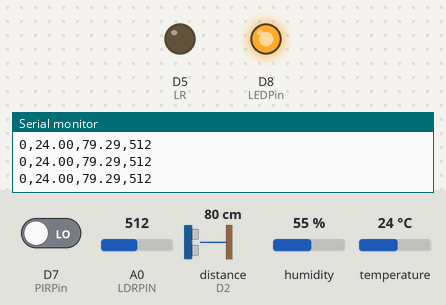
A sketch run on a simulated ESP8266 (NodeMCU). On the bench: output pins drawn as LEDs (lit = HIGH), the last lines printed to the serial monitor. Wiring (inferred from the names in the program): ultrasonic range finder: trigger D3; echo D2. Inputs (shaded band) come from the test bench; at power-on: distance to the obstacle (sensor on D2) 80 cm, D7 (PIRPin) LOW, A0 (LDRPIN) = 512, humidity 55 %, temperature 24 °C. The echo pulse lasts 58.3 µs per cm; pins used as bus, display or sensor lines are not drawn.

Above: at 1.2 s.
1.3 s: distance to the obstacle (sensor on D2) set to 12 cm
2.8 s: distance to the obstacle (sensor on D2) set to 9 cm
At 3.8 s:
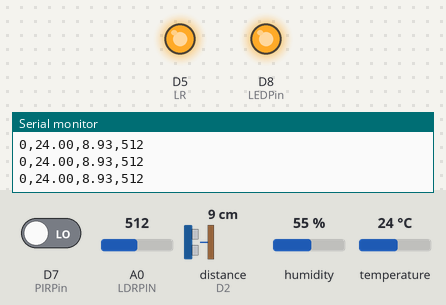
4.3 s: D7 (PIRPin) driven HIGH
At 4.9 s:
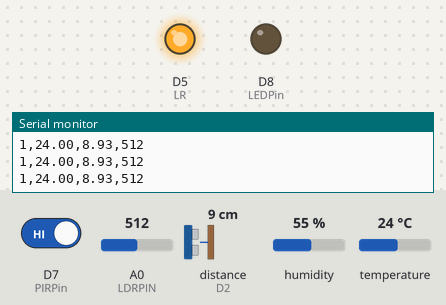
5.8 s: distance to the obstacle (sensor on D2) set to 18 cm
At 6.5 s:
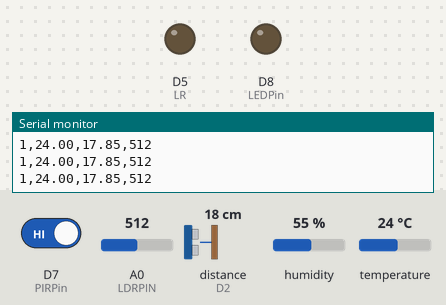
7.4 s: distance to the obstacle (sensor on D2) set to 2 cm
At 7.9 s:
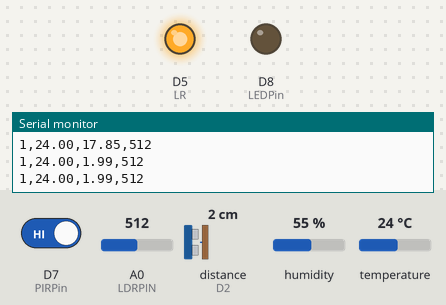
9.0 s: distance to the obstacle (sensor on D2) set to 35 cm
At 10.1 s:
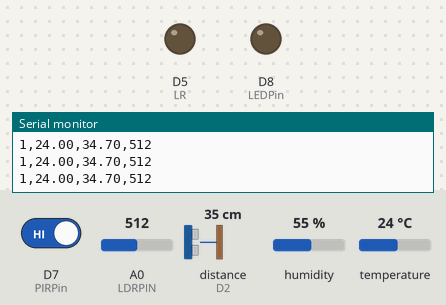
Timing chart, 0 to 11.5 s (numbered marks = the images above; inputs shaded):
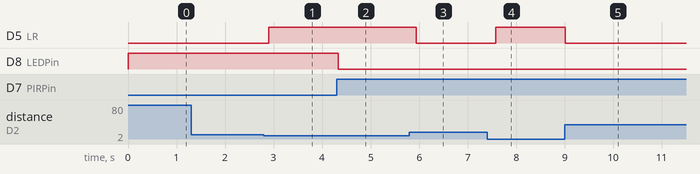

The sketch:

4Sensores_DHT_Ultrasonico_Fotoresistencia_PIR.ino
```cpp
// --- Bibliotecas ---
#include <DHT.h>

// --- Definiciones Sensores (Sketch 1) ---
#define DHTTYPE DHT11
#define LDRPIN A0
//LDRPIN es el pin de la fotoresistencia
const int trigPin = D3; //TrigPin -> Sensor Ultrasónico
const int echoPin = D2; //EchoPin -> Sensor Ultrasónico
const int LR = D5;       // Pin para el LED
const int dhtPin = D1;   // Pin del sensor DHT11
float voltageLDR=0.0;
const int sensorGas=D4;

#define SOUND_SPEED 0.034

// --- Definiciones Sensores (Sketch 2) ---
const int PIRPin = D7;   // Pin 13 (GPIO 13)
const int LEDPin = D8;   // Pin 15 (GPIO 15)

// --- Intervalo del Bucle ---
// Usamos el intervalo de 200ms del Sketch 2 como el principal
const long loopInterval = 200;

// --- Variables Globales ---
DHT dht(dhtPin, DHTTYPE);
long duration;
float distanceCm;

// =======================================================
//   CONFIGURACIÓN (SETUP)
// =======================================================
void setup() {
  // Iniciar Serial a 115200 (para PLX-DAQ)
  Serial.begin(115200);

  // Configuración PLX-DAQ
  Serial.println("CLEARDATA");
  // Actualizamos la etiqueta para incluir todos los datos
  Serial.println("LABEL,Estado PIR,Temperatura (C),Distancia (cm)");

  // Iniciar sensor DHT
  dht.begin();

  // Configurar pines (Sketch 1)
  pinMode(trigPin, OUTPUT);
  pinMode(echoPin, INPUT);
  pinMode(LR, OUTPUT);

  // Configurar pines (Sketch 2)
  pinMode(PIRPin, INPUT);
  pinMode(LEDPin, OUTPUT);

  //Configuramos pines de fotoresistencia


  // Estado inicial de los actuadores
  digitalWrite(LEDPin, HIGH); // Apaga el LED al inicio (Lógica Inversa)
  digitalWrite(LR, LOW);      // Apaga el relé al inicio
}

// =======================================================
//   BUCLE PRINCIPAL (LOOP)
// =======================================================
void loop() {
  // --- 1. Leer Sensor Ultrasónico (Sketch 1) ---
  digitalWrite(trigPin, LOW);
  delayMicroseconds(2);
  digitalWrite(trigPin, HIGH);
  delayMicroseconds(10);
  digitalWrite(trigPin, LOW);
  duration = pulseIn(echoPin, HIGH);
  distanceCm = duration * SOUND_SPEED / 2;

  // --- 2. Leer Sensor DHT11 (Sketch 1) ---
  float temp = dht.readTemperature();

  // --- 3. Leer Sensor PIR (Sketch 2) ---
  int detectionValue = digitalRead(PIRPin);
  int pirState = 0; // Variable para registrar 0 o 1

  // ----3.Lectura FOTORESISTENCIA-------------
  int lecturaSensorA0=analogRead(LDRPIN);
  voltageLDR=lecturaSensorA0*(3.3/1023.0);

  //-------Lectura de GAS------------------
  float lecturaGas=analogRead(sensorGas);

  // --- 4. Lógica de Actuadores ---

  // Lógica del PIR (Sketch 2) - Corregida a Lógica Inversa
  if (detectionValue == HIGH) {
    digitalWrite(LEDPin, LOW); // LED se ENCIENDE
    pirState = 1;
  } else {
    digitalWrite(LEDPin, HIGH); // LED se APAGA
    pirState = 0;
  }

  // Lógica del Ultrasónico (Sketch 1)
  if (distanceCm < 10) {
    digitalWrite(LR, HIGH); // Activar LED
  } else {
    digitalWrite(LR, LOW);  // Desactivar LED
  }

  // --- 5. Enviar Datos por Serial (Formato PLX-DAQ) ---

  if (isnan(temp)) {
    Serial.println("Error DHT,,,,"); // Enviar error si el DHT falla
  } else {
    // Imprimir todos los datos en una sola línea, separados por comas
    Serial.print(pirState);//Sensor PIR (Movimiento)
    Serial.print(",");
    Serial.print(temp);//Sensor de temperatura
    Serial.print(",");
    Serial.print(distanceCm);//Ultrasonico (Distancia)
    Serial.print(",");
    Serial.println(lecturaSensorA0);//Fotoresistencia

    //Serial.print(",");
    //Serial.println(lecturaGas);Todavia no esta implementado porque igual es analogica y se necesita otra placa

  }

  // --- 6. Demora del Bucle ---
  // Pausa de 200ms antes de la siguiente lectura
  delay(loopInterval);
}
```

Measured:
- the behaviour switches between 11 and 10 cm on distance to the obstacle (sensor on D2) (found by bisection; images 0 and 1)
- after the input at 2.8 s, D5 (LR): LOW → HIGH after 0.10 s
- after the input at 4.3 s, D8 (LEDPin): HIGH → LOW at once
- after the input at 5.8 s, D5 (LR): HIGH → LOW after 0.14 s
- after the input at 7.4 s, D5 (LR): LOW → HIGH after 0.18 s
- after the input at 9.0 s, D5 (LR): HIGH → LOW at once
